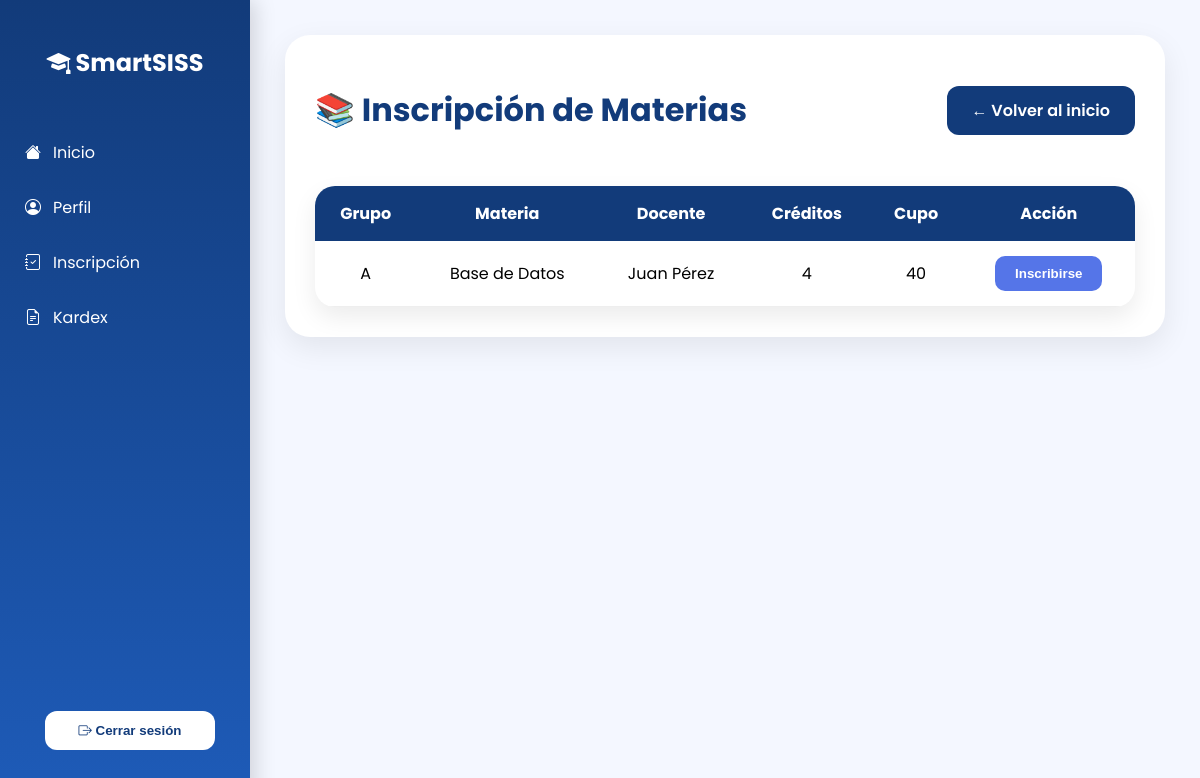
/inscripcion/, run on the app's committed database.
### estudiantes/models.py (models this page shows, shortened)
class Grupo(models.Model):
    id_grupo = models.AutoField(primary_key=True)
    nombre_grupo = models.CharField(max_length=10)
    materia = models.ForeignKey(
        Materia,
        on_delete=models.CASCADE
    )
    docente = models.ForeignKey(
        Docente,
        on_delete=models.CASCADE
    )
    cupo = models.IntegerField(default=40)
    class Meta:
        db_table = "GRUPO"

class Materia(models.Model):
    id_materia = models.AutoField(primary_key=True)
    nombre = models.CharField(max_length=100)
    creditos = models.IntegerField()
    docente = models.ForeignKey(
        Docente,
        on_delete=models.CASCADE
    )
    class Meta:
        db_table = "MATERIA"

class Docente(models.Model):
    id_docente = models.AutoField(primary_key=True)
    nombres_doc = models.CharField(max_length=100)
    apellidos_doc = models.CharField(max_length=100)
    correo = models.EmailField()
    class Meta:
        db_table = "DOCENTE"
    def __str__(self):
        return self.nombres_doc + " " + self.apellidos_doc

### estudiantes/views.py (the view, shortened to what this page needs)
def inscripcion(request):
    grupos = Grupo.objects.all()
    mensaje = ""
    return render(
        request,
        "inscripcion.html",
        {
            "grupos": grupos,
            "mensaje": mensaje
        }
    )

### estudiantes/templates/inscripcion.html (shortened to what this page needs)
{% extends "base.html" %}
{% block content %}
<div class="header-modulo">
<h1>
📚 Inscripción de Materias
</h1>
<a href="/" class="btn-volver">
← Volver al inicio
</a>
</div>
<table class="tabla-inscripcion">
<tr>
<th>
Grupo
</th>
<th>
Materia
</th>
<th>
Docente
</th>
<th>
Créditos
</th>
<th>
Cupo
</th>
<th>
Acción
</th>
</tr>
{% for grupo in grupos %}
<tr>
<td>
{{ grupo.nombre_grupo }}
</td>
<td>
{{ grupo.materia.nombre }}
</td>
<td>
{{ grupo.docente }}
</td>
<td>
{{ grupo.materia.creditos }}
</td>
<td>
{{ grupo.cupo }}
</td>
<td>
<form method="POST">
<button class="btn-inscribir" type="submit">
Inscribirse
</button>
</form>
</td>
</tr>
{% endfor %}
</table>
{% endblock %}

### estudiantes/templates/base.html (style rules this page uses)
* { box-sizing:border-box; }
body { margin:0; font-family:'Poppins',sans-serif; background:#f4f7ff; }
button { cursor:pointer; }
table { background:white; border-collapse:collapse; }
th { background:#123b7a; color:white; }
td,th { padding:12px; }

### estudiantes/templates/inscripcion.html (style rules this page uses)
.header-modulo { display:flex; justify-content:space-between; align-items:center; margin-bottom:30px; }
.header-modulo h1 { color:#123b7a; }
.btn-volver { background:#123b7a; color:white; padding:12px 25px; border-radius:12px; text-decoration:none; font-weight:600; }
.tabla-inscripcion { width:100%; border-collapse:collapse; background:white; border-radius:20px; overflow:hidden; box-shadow:0 10px 25px rgba(0,0,0,.08); }
.tabla-inscripcion th { background:#123b7a; color:white; padding:15px; }
.tabla-inscripcion td { padding:15px; text-align:center; border-bottom:1px solid #eee; }
.btn-inscribir { background:#5575e8; color:white; border:none; padding:10px 20px; border-radius:10px; cursor:pointer; font-weight:600; }

### data on the page
Grupo: nombre_grupo "A", materia.nombre "Base de Datos", docente "Juan Pérez", materia.creditos "4", cupo "40"
